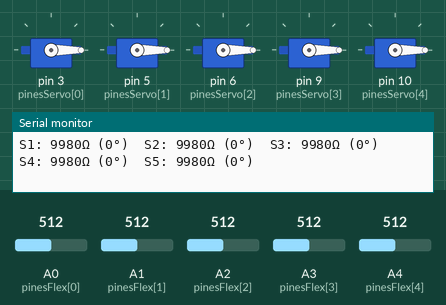
Bench run of a sketch on a simulated Arduino Uno, built with avr-gcc and run on an emulated ATmega328P. On the bench: 5 × servo, the last lines printed to the serial monitor. The test bench sets the inputs (shaded band); at power-on: A0 (pinesFlex[0]) = 512, A1 (pinesFlex[1]) = 512, A2 (pinesFlex[2]) = 512, A3 (pinesFlex[3]) = 512, A4 (pinesFlex[4]) = 512.

Above: at 2.2 s.
2.3 s: A0 (pinesFlex[0]) set to 992
At 4.0 s:
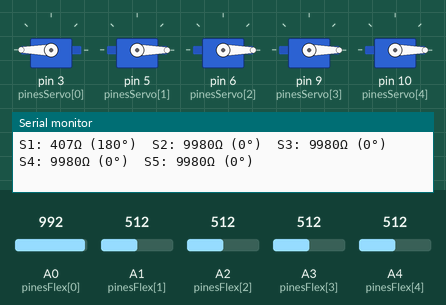
4.3 s: A1 (pinesFlex[1]) set to 992
At 5.8 s:
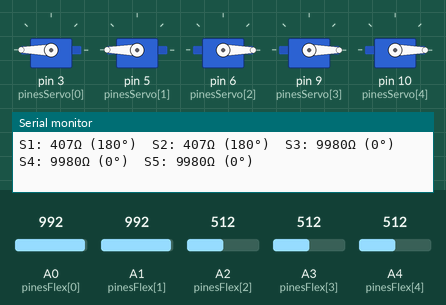
6.3 s: A2 (pinesFlex[2]) set to 992
At 7.5 s:
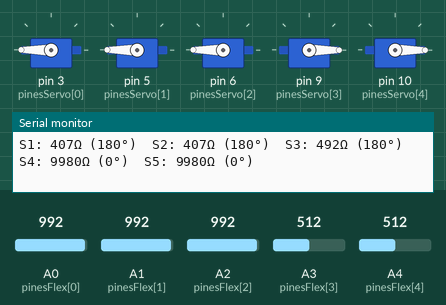
8.3 s: A3 (pinesFlex[3]) set to 992
At 9.4 s:
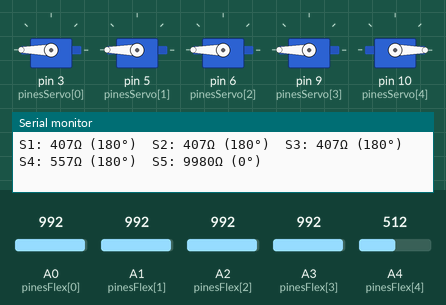
10.3 s: A4 (pinesFlex[4]) set to 992
At 11.3 s:
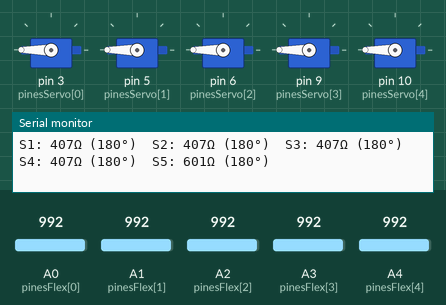
12.3 s: A0 (pinesFlex[0]) set to 716
At 14.8 s:
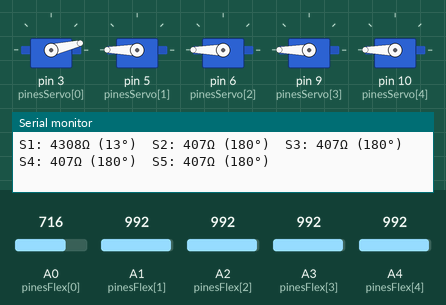
Timing chart, 0 to 16.3 s (numbered marks = the images above; inputs shaded):
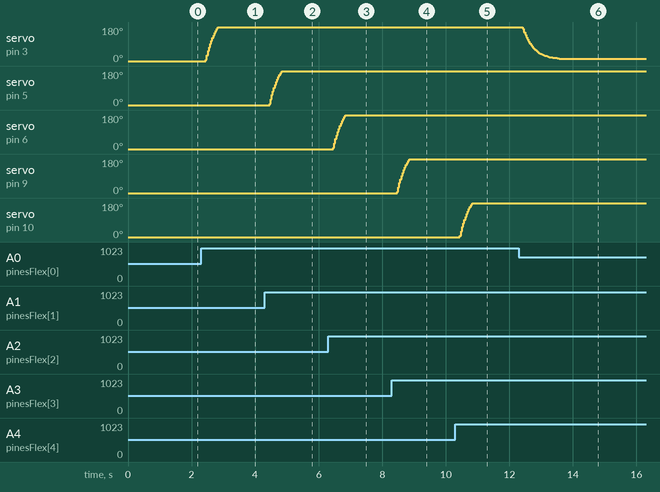

The sketch:

Pruebas_funcionales_flex_servos_arduino.ino
```cpp
#include <Servo.h>
// ===== CONFIGURACIÓN =====
const int NUM_SENSORES = 5;
const int pinesFlex[NUM_SENSORES]  = {A0, A1, A2, A3, A4};   // Pines de los sensores flex
const int pinesServo[NUM_SENSORES] = {3, 5, 6, 9, 10};       // Pines PWM para los servos
const float VCC = 5.0;
const float R_FIJA = 10000.0;   // Ajustá según tu resistencia fija real
const int ADC_MAX = 1023;
// IMPORTANTE: calibrá estos valores para CADA sensor con el Monitor Serie
// (pueden variar un poco entre sensores aunque sean el mismo modelo)
int flexPlano[NUM_SENSORES]   = {700, 700, 700, 700, 700};
int flexDoblado[NUM_SENSORES] = {900, 900, 900, 900, 900};
Servo servos[NUM_SENSORES];
int lecturaAnterior[NUM_SENSORES];
void setup() {
  Serial.begin(115200);
  delay(1000);
  for (int i = 0; i < NUM_SENSORES; i++) {
    lecturaAnterior[i] = analogRead(pinesFlex[i]);
    servos[i].attach(pinesServo[i]);
    servos[i].write(0);   // Posiciona el servo en 0° al iniciar
  }
  Serial.println("=== Test de 5 Sensores Flex + 5 Servos ===");
}
void loop() {
  for (int i = 0; i < NUM_SENSORES; i++) {
    int lecturaActual = analogRead(pinesFlex[i]);
    // FILTRO: suaviza la señal (90% anterior - 10% nueva)
    int valorSuave = (lecturaAnterior[i] * 0.9) + (lecturaActual * 0.1);
    lecturaAnterior[i] = valorSuave;
    // Calcula resistencia (solo para mostrar en el monitor)
    float voltaje = (valorSuave * VCC) / ADC_MAX;
    float resistenciaFlex = 0;
    if (voltaje > 0) {
      resistenciaFlex = R_FIJA * ((VCC / voltaje) - 1);
    }
    // Mapea el valor suavizado a un ángulo de servo (0-180)
    int valorLimitado = constrain(valorSuave, flexPlano[i], flexDoblado[i]);
    int anguloServo = map(valorLimitado, flexPlano[i], flexDoblado[i], 0, 180);
    servos[i].write(anguloServo);
    Serial.print("S");
    Serial.print(i + 1);
    Serial.print(": ");
    Serial.print(resistenciaFlex, 0);
    Serial.print("Ω (");
    Serial.print(anguloServo);
    Serial.print("°)\t");
  }
  Serial.println();
  delay(30);
}
```

Measured:
- after the input at 2.3 s, servo on pin 3 (pinesServo[0]): moves from 0° to 180° over 0.41 s, starting after 0.15 s
- after the input at 4.3 s, servo on pin 5 (pinesServo[1]): moves from 0° to 180° over 0.41 s, starting after 0.15 s
- after the input at 6.3 s, servo on pin 6 (pinesServo[2]): moves from 0° to 180° over 0.42 s, starting after 0.16 s
- after the input at 8.3 s, servo on pin 9 (pinesServo[3]): moves from 0° to 180° over 0.42 s, starting after 0.17 s
- after the input at 10.3 s, servo on pin 10 (pinesServo[4]): moves from 0° to 180° over 0.42 s, starting after 0.15 s
- after the input at 12.3 s, servo on pin 3 (pinesServo[0]): moves from 180° to 13° over 1.1 s, starting after 0.12 s
